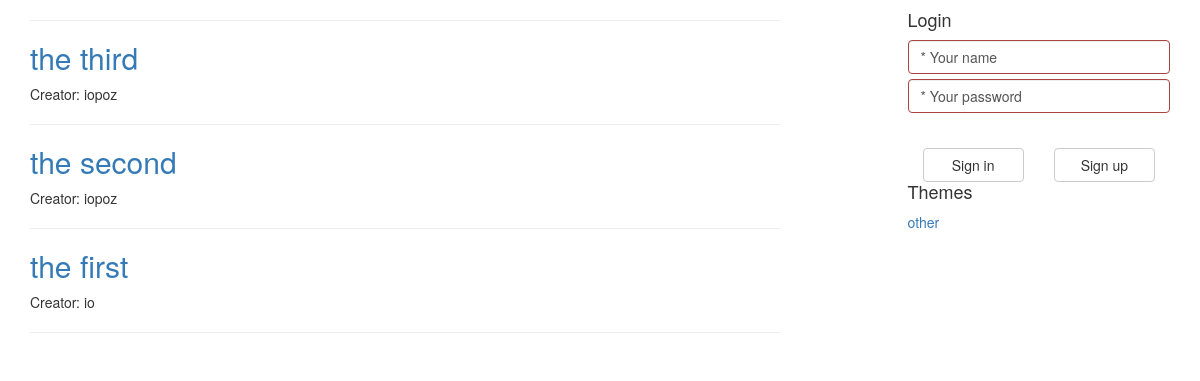
The page / on the database its author committed.
### chat/models.py (models this page shows, shortened)
class ChatRooms(models.Model):
    room_name = models.CharField(max_length=50)
    room_subject = models.ForeignKey(Subject)
    room_creator = models.ForeignKey(User)

class Subject(models.Model):
    subject_name = models.CharField(max_length=50)

### chat/views.py (the view)
# urls.py: url(r'^$', chat.views.home, name='home'),
def home(request):
    chat_rooms = ChatRooms.objects.all()
    subjects = Subject.objects.all()
    user = auth.get_user(request).username
    rooms = []
    room_info = {}
    for room in chat_rooms:
        room_info['room'] = room
        room_info['msg_count'] = len(Chat.objects.filter(msg_room=room.id))
        rooms.append(room_info)
        room_info = {}
    n = 1
    while n < len(rooms):
        for i in range(len(rooms) - n):
            if rooms[i]['msg_count'] > rooms[i + 1]['msg_count']:
                rooms[i], rooms[i + 1] = rooms[i + 1], rooms[i]
        n += 1
    sorted_rooms = rooms[-5:]
    rooms = []
    for room in reversed(sorted_rooms):
        rooms.append(room['room'])
    context = {
        'rooms': rooms,
        'subjects': subjects,
        'username': user
    }
    return render(request, 'home.html', context)

### chat/templates/home.html (shortened to what this page needs)
{% extends 'base.html' %}
{% load staticfiles %}
{% block content %}
    <div class="col-sm-8 blog-main">
        <hr>
        {% for room in rooms %}
            <div class="blog-post">
                <a style="text-decoration: none;" href="{% url 'chat_room' room.id %}"><h2>{{ room.room_name}}</h2></a>
                <div>
                    <p>Creator: {{ room.room_creator }}</p>
                </div>
                <hr>
              </div>
        {% endfor %}
    </div>
{% endblock %}

### templates/base.html (shortened to what this page needs)
{% load staticfiles %}
<!DOCTYPE html>
<html lang="en">
<head>
    <link rel="stylesheet" href="http://maxcdn.bootstrapcdn.com/bootstrap/3.3.5/css/bootstrap.min.css">
    <link rel="stylesheet" href="{% static 'chat.css' %}">
</head>
<body>
<div class="container">
    <div class="row">
        {% block content %}{% endblock %}
    {% block sub_block %}
    <div class="col-sm-3 col-sm-offset-1">
        {% block login %}
        <div class="sidebar-module sidebar-module-inset">
            <h4>Login</h4>
            {% if not username %}
            <div class="form-group has-error">
                <form action="{% url 'login' %}" method="post">
                    <input class="form-control" type="text" name="username" id="username" onclick="this.value='';" onfocus="this.select()" onblur="this.value=!this.value?'* Your name':this.value;" value="* Your name" style="margin-bottom: 5px"/>
                    <input class="form-control" type="text" name="password" id="password" onclick="this.value=''; this.type='password'" onfocus="this.select(); this.type='password'; this.value='';" onblur="this.value=!this.value?'* Your password':this.value;" value="* Your password" style="margin-bottom: 15px"/>
                    <br>
                    <div class="login-btn">
                        <div class="col-md-6">
                            <button class="btn btn-default btn-block" type="submit">Sign in</button>
                        </div>
                        <div class="col-md-6">
                            <a class="btn btn-default btn-block" href="{% url 'register' %}" type="button">Sign up</a>
                        </div>
                    </div>
                </form>
            </div>
            {% else %}
                <form action="{% url 'logout' %}" method="post">
                    {% csrf_token %}
                    <div><p>You are logged as: {{ username }}</p></div>
                    <button class="btn btn-default btn-block" type="submit">Sign Out</button>
                </form>
            {% endif %}
        </div>
        {% endblock %}
    {% block subjects %}
        <div class="sidebar-module sidebar-module-inset">
            <h4>Themes</h4>
                <ol class="list-unstyled">
                {% for subject in subjects %}
                    <li><a href="#">{{ subject.subject_name }}</a></li>
                {% endfor %}
                </ol>
        </div>
    {% endblock %}
    </div>
    {% endblock %}
    </div>
</div>
</body>
</html>

### rows shown on the page
ChatRooms: room_name "the third", room_creator "iopoz"
ChatRooms: room_name "the second", room_creator "iopoz"
ChatRooms: room_name "the first", room_creator "io"
Subject: subject_name "other"
